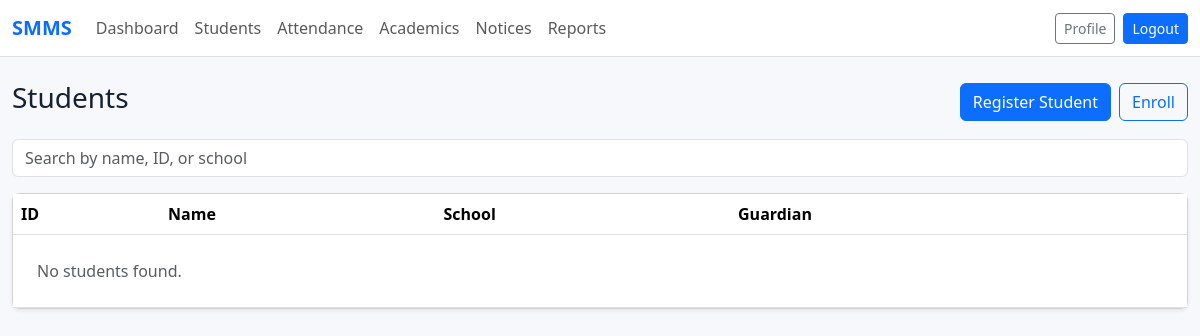
/students/ (signed in), run on an earlier commit of the app's database.
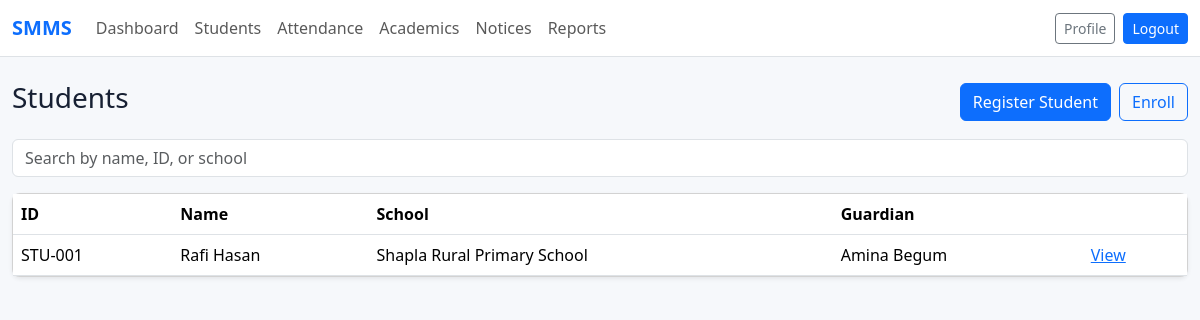
And on a later commit of the database.
### students/models.py (models this page shows, shortened)
class Student(models.Model):
    user = models.OneToOneField(settings.AUTH_USER_MODEL, on_delete=models.SET_NULL, null=True, blank=True, related_name="student_record")
    student_id = models.CharField(max_length=40, unique=True)
    name = models.CharField(max_length=120)
    date_of_birth = models.DateField(null=True, blank=True)
    gender = models.CharField(max_length=20, blank=True)
    school = models.ForeignKey("schools.School", on_delete=models.CASCADE, related_name="students")
    guardian = models.ForeignKey(Guardian, on_delete=models.SET_NULL, null=True, blank=True, related_name="students")
    admission_date = models.DateField(null=True, blank=True)
    photo = models.ImageField(upload_to="students/photos/", blank=True)
    birth_certificate = models.FileField(upload_to="students/documents/", blank=True)
    is_active = models.BooleanField(default=True)
    class Meta:
        ordering = ["name"]

class Guardian(models.Model):
    user = models.OneToOneField(settings.AUTH_USER_MODEL, on_delete=models.SET_NULL, null=True, blank=True, related_name="guardian_record")
    name = models.CharField(max_length=120)
    relationship = models.CharField(max_length=40, default="Parent")
    phone = models.CharField(max_length=30)
    email = models.EmailField(blank=True)
    address = models.TextField(blank=True)
    class Meta:
        ordering = ["name"]
    def __str__(self):
        return self.name

### schools/models.py (models this page shows)
class School(models.Model):
    name = models.CharField(max_length=180)
    code = models.CharField(max_length=40, unique=True)
    upazila = models.CharField(max_length=120)
    district = models.CharField(max_length=120)
    address = models.TextField(blank=True)
    phone = models.CharField(max_length=30, blank=True)
    head_teacher = models.ForeignKey(
        settings.AUTH_USER_MODEL,
        on_delete=models.SET_NULL,
        null=True,
        blank=True,
        related_name="headed_schools",
    )
    ueo = models.ForeignKey(
        settings.AUTH_USER_MODEL,
        on_delete=models.SET_NULL,
        null=True,
        blank=True,
        related_name="monitored_schools",
    )
    is_active = models.BooleanField(default=True)
    class Meta:
        ordering = ["name"]
    def __str__(self):
        return self.name

### students/views.py (the view)
# urls.py: path("", views.student_list, name="list"),
@role_required("Admin", "HeadTeacher", "Teacher", "UEO")
def student_list(request):
    query = request.GET.get("q", "")
    students = Student.objects.select_related("school", "guardian")
    if query:
        students = students.filter(Q(name__icontains=query) | Q(student_id__icontains=query) | Q(school__name__icontains=query))
    return render(request, "students/list.html", {"students": students, "query": query})

### templates/students/list.html
{% extends "smms/base.html" %}
{% block content %}
<div class="d-flex justify-content-between align-items-center mb-3">
  <h1 class="h3">Students</h1>
  <div class="d-flex gap-2"><a class="btn btn-primary" href="{% url 'students:create' %}">Register Student</a><a class="btn btn-outline-primary" href="{% url 'students:enrollment-create' %}">Enroll</a></div>
</div>
<form class="mb-3"><input class="form-control" name="q" value="{{ query }}" placeholder="Search by name, ID, or school"></form>
<div class="card shadow-sm"><div class="table-responsive"><table class="table mb-0">
  <thead><tr><th>ID</th><th>Name</th><th>School</th><th>Guardian</th><th></th></tr></thead>
  <tbody>{% for student in students %}<tr><td>{{ student.student_id }}</td><td>{{ student.name }}</td><td>{{ student.school }}</td><td>{{ student.guardian }}</td><td><a href="{% url 'students:detail' student.pk %}">View</a></td></tr>{% empty %}<tr><td colspan="5" class="p-4 text-muted">No students found.</td></tr>{% endfor %}</tbody>
</table></div></div>
{% endblock %}

What changed in the data, as far as the page shows it:
added Student: student_id "STU-001", name "Rafi Hasan", school "Shapla Rural Primary School", guardian "Amina Begum"
Also different on the page:
text no longer shown: "No students found."
